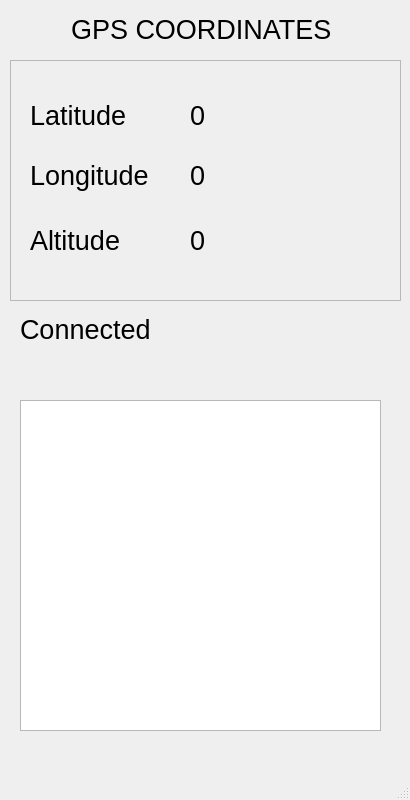
<?xml version="1.0" encoding="UTF-8"?>
<ui version="4.0">
 <class>MainWindow</class>
 <widget class="QMainWindow" name="MainWindow">
  <property name="geometry">
   <rect>
    <x>0</x>
    <y>0</y>
    <width>410</width>
    <height>800</height>
   </rect>
  </property>
  <property name="sizePolicy">
   <sizepolicy hsizetype="Preferred" vsizetype="Preferred">
    <horstretch>0</horstretch>
    <verstretch>0</verstretch>
   </sizepolicy>
  </property>
  <property name="maximumSize">
   <size>
    <width>1080</width>
    <height>2400</height>
   </size>
  </property>
  <property name="baseSize">
   <size>
    <width>1080</width>
    <height>2400</height>
   </size>
  </property>
  <property name="windowTitle">
   <string>MainWindow</string>
  </property>
  <widget class="QWidget" name="centralwidget">
   <widget class="QFrame" name="frame">
    <property name="geometry">
     <rect>
      <x>10</x>
      <y>60</y>
      <width>391</width>
      <height>241</height>
     </rect>
    </property>
    <property name="frameShape">
     <enum>QFrame::StyledPanel</enum>
    </property>
    <property name="frameShadow">
     <enum>QFrame::Raised</enum>
    </property>
    <property name="lineWidth">
     <number>3</number>
    </property>
    <property name="midLineWidth">
     <number>1</number>
    </property>
    <widget class="QLabel" name="label_2">
     <property name="geometry">
      <rect>
       <x>20</x>
       <y>30</y>
       <width>181</width>
       <height>51</height>
      </rect>
     </property>
     <property name="font">
      <font>
       <pointsize>20</pointsize>
      </font>
     </property>
     <property name="text">
      <string>Latitude</string>
     </property>
    </widget>
    <widget class="QLabel" name="label_3">
     <property name="geometry">
      <rect>
       <x>20</x>
       <y>90</y>
       <width>171</width>
       <height>51</height>
      </rect>
     </property>
     <property name="font">
      <font>
       <pointsize>20</pointsize>
      </font>
     </property>
     <property name="text">
      <string>Longitude</string>
     </property>
    </widget>
    <widget class="QLabel" name="lb_lat">
     <property name="geometry">
      <rect>
       <x>180</x>
       <y>40</y>
       <width>111</width>
       <height>31</height>
      </rect>
     </property>
     <property name="font">
      <font>
       <pointsize>20</pointsize>
      </font>
     </property>
     <property name="text">
      <string>0</string>
     </property>
    </widget>
    <widget class="QLabel" name="lb_lon">
     <property name="geometry">
      <rect>
       <x>180</x>
       <y>100</y>
       <width>121</width>
       <height>31</height>
      </rect>
     </property>
     <property name="font">
      <font>
       <pointsize>20</pointsize>
      </font>
     </property>
     <property name="text">
      <string>0</string>
     </property>
    </widget>
    <widget class="QLabel" name="label_5">
     <property name="geometry">
      <rect>
       <x>20</x>
       <y>160</y>
       <width>191</width>
       <height>41</height>
      </rect>
     </property>
     <property name="font">
      <font>
       <pointsize>20</pointsize>
      </font>
     </property>
     <property name="text">
      <string>Altitude</string>
     </property>
    </widget>
    <widget class="QLabel" name="lb_alt">
     <property name="geometry">
      <rect>
       <x>180</x>
       <y>160</y>
       <width>111</width>
       <height>41</height>
      </rect>
     </property>
     <property name="font">
      <font>
       <pointsize>20</pointsize>
      </font>
     </property>
     <property name="text">
      <string>0</string>
     </property>
    </widget>
   </widget>
   <widget class="QWidget" name="layoutWidget">
    <property name="geometry">
     <rect>
      <x>40</x>
      <y>10</y>
      <width>324</width>
      <height>38</height>
     </rect>
    </property>
    <layout class="QHBoxLayout" name="horizontalLayout">
     <item>
      <spacer name="horizontalSpacer">
       <property name="orientation">
        <enum>Qt::Horizontal</enum>
       </property>
       <property name="sizeHint" stdset="0">
        <size>
         <width>40</width>
         <height>20</height>
        </size>
       </property>
      </spacer>
     </item>
     <item>
      <widget class="QLabel" name="label">
       <property name="font">
        <font>
         <pointsize>20</pointsize>
        </font>
       </property>
       <property name="text">
        <string>GPS COORDINATES</string>
       </property>
      </widget>
     </item>
     <item>
      <spacer name="horizontalSpacer_2">
       <property name="orientation">
        <enum>Qt::Horizontal</enum>
       </property>
       <property name="sizeHint" stdset="0">
        <size>
         <width>40</width>
         <height>20</height>
        </size>
       </property>
      </spacer>
     </item>
    </layout>
   </widget>
   <widget class="QTextEdit" name="te_console">
    <property name="geometry">
     <rect>
      <x>20</x>
      <y>400</y>
      <width>361</width>
      <height>331</height>
     </rect>
    </property>
    <property name="verticalScrollBarPolicy">
     <enum>Qt::ScrollBarAlwaysOff</enum>
    </property>
    <property name="horizontalScrollBarPolicy">
     <enum>Qt::ScrollBarAlwaysOff</enum>
    </property>
    <property name="readOnly">
     <bool>true</bool>
    </property>
    <property name="textInteractionFlags">
     <set>Qt::NoTextInteraction</set>
    </property>
   </widget>
   <widget class="QWidget" name="">
    <property name="geometry">
     <rect>
      <x>20</x>
      <y>310</y>
      <width>152</width>
      <height>38</height>
     </rect>
    </property>
    <layout class="QHBoxLayout" name="horizontalLayout_2">
     <item>
      <widget class="QLabel" name="label_6">
       <property name="font">
        <font>
         <pointsize>20</pointsize>
        </font>
       </property>
       <property name="text">
        <string>Connected</string>
       </property>
      </widget>
     </item>
     <item>
      <widget class="LedWidget" name="led" native="true"/>
     </item>
     <item>
      <spacer name="horizontalSpacer_3">
       <property name="orientation">
        <enum>Qt::Horizontal</enum>
       </property>
       <property name="sizeHint" stdset="0">
        <size>
         <width>40</width>
         <height>20</height>
        </size>
       </property>
      </spacer>
     </item>
    </layout>
   </widget>
  </widget>
  <widget class="QMenuBar" name="menubar">
   <property name="geometry">
    <rect>
     <x>0</x>
     <y>0</y>
     <width>410</width>
     <height>21</height>
    </rect>
   </property>
  </widget>
  <widget class="QStatusBar" name="statusbar"/>
 </widget>
 <customwidgets>
  <customwidget>
   <class>LedWidget</class>
   <extends>QWidget</extends>
   <header location="global">ledwidget.h</header>
   <container>1</container>
  </customwidget>
 </customwidgets>
 <resources/>
 <connections/>
</ui>
